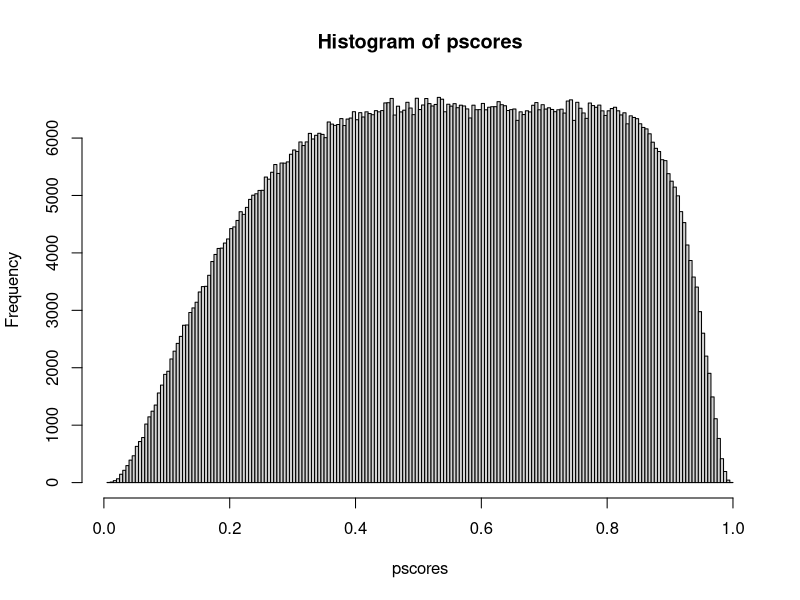
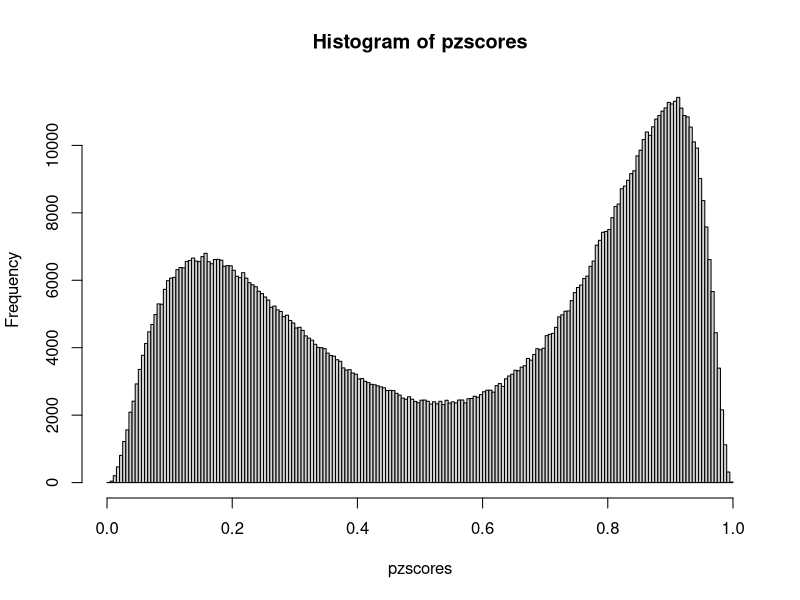
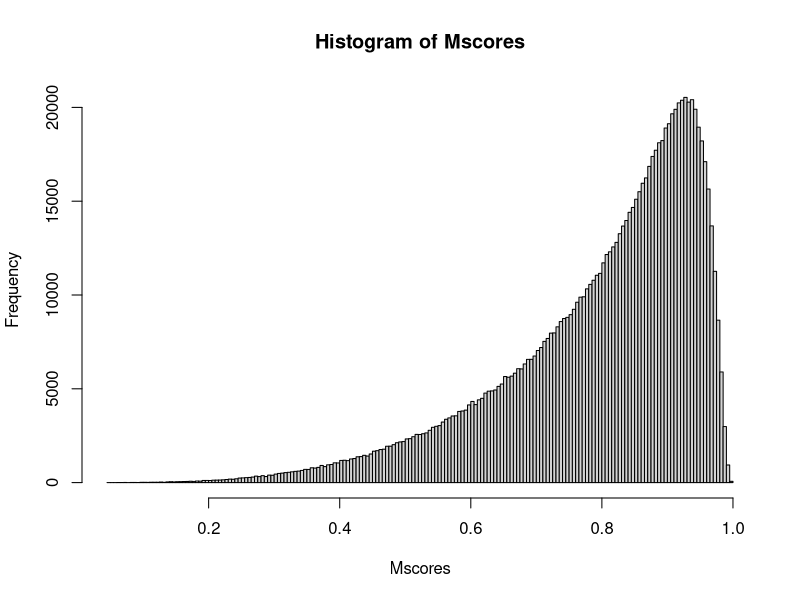
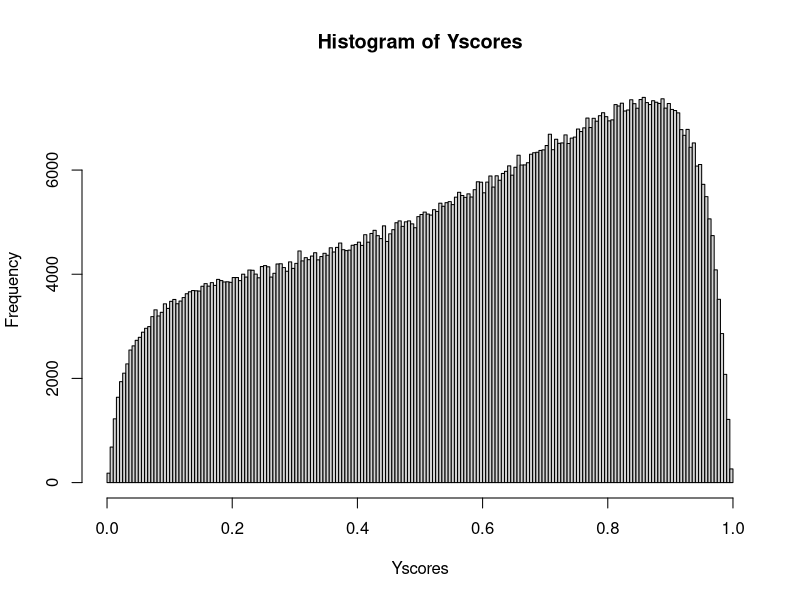

These figures' R source, in order: (Note: this script raises an error after producing the figures.)
# library(cateSurvival)

# Functions to generate data for transport:

# make W different for the two sites:
n=1e6

f_W = function(n) rnorm(n)
W = f_W(n)
f_S = function(W) plogis(W +.7)
P_SW = f_S(W)
S = rbinom(n,1,P_SW)
mean(S)

# make a pscore model
f_A = function(S,W) plogis(-.7*S-1*W +.7)
pscores = f_A(S,W)
max(pscores)
min(pscores)
hist(pscores, 200)
A = rbinom(n, 1, pscores)

# make a intermediate confounder model
f_Z = function(A,S,W) plogis(.1*S-1*W+2*A-.8)
pzscores = f_Z(A,S,W)
hist(pzscores,200)
Z = rbinom(n, 1, pzscores)

# make an M model according to the restrictions
f_M = function(Z,W,S) plogis(-.14*S + 1*W + 2*Z +.6)
Mscores = f_M(Z,W,S)
hist(Mscores, 200)
M = rbinom(n, 1, Mscores)

# make a Y model according to the restrictions
f_Y = function(M,Z,W) plogis(1*M + 1.5*W + 1*Z - 1)
Yscores = f_Y(M,Z,W)
Y = rbinom(n, 1, Yscores)
hist(Yscores, 200)

# pack these functions into a DGP

n = 1e3
data = gendata.SDEtransport(n, f_W = f_W, f_S = f_S, f_A = f_A, f_Z = f_Z, f_M = f_M, f_Y = f_Y)

# Let's generate the truth!!!
# figure out the chosen formula for M

Mstarfit = glm(M ~ Z + W , data = data[data$S==1, ], family = binomial())
Zstarfit = glm(Z ~ A + W + S, data = data, family = binomial())

f_M1 = function(Z, W, S) {
  # W = W[1:10]
  nn = length(W)
  dataM1 = data.frame(Z = rep(1,nn), W = W)
  predM1 = predict(Mstarfit, newdata = dataM1, type = 'response')
  dataM0 = data.frame(Z = rep(0,nn), W = W)
  predM0 = predict(Mstarfit, newdata = dataM0, type = 'response')
  dataZ = data.frame(A = rep(1,nn), W = W, S = rep(1, nn))
  predZ = predict(Zstarfit, newdata = dataZ, type = 'response')
  gM = predM1*predZ + predM0*(1 - predZ)
  return(gM)
}  

f_M0 = function(Z, W, S) {
  # W = W[1:10]
  nn = length(W)
  dataM1 = data.frame(Z = rep(1,nn), W = W)
  predM1 = predict(Mstarfit, newdata = dataM1, type = 'response')
  dataM0 = data.frame(Z = rep(0,nn), W = W)
  predM0 = predict(Mstarfit, newdata = dataM0, type = 'response')
  dataZ = data.frame(A = rep(0,nn), W = W, S = rep(1, nn))
  predZ = predict(Zstarfit, newdata = dataZ, type = 'response')
  gM = predM1*predZ + predM0*(1 - predZ)
  return(gM)
}  
# We can now set A to 1, and stochastically intervene for A = 0 to generate M and our outcome for pop

data_popS11 = gendata(2*1e6, f_S = f_S, f_A = function(S,W) 1, f_Z = f_Z, f_M = f_M1, f_Y = f_Y)
true11 = mean(data_popS11$Y[data_popS11$S==0])

data_popS10 = gendata(2*1e6, f_S = f_S, f_A = function(S,W) 1, f_Z = f_Z, f_M = f_M0, f_Y = f_Y)
true10 = mean(data_popS10$Y[data_popS10$S==0])

data_popS01 = gendata(2*1e6, f_S = f_S, f_A = function(S,W) 0, f_Z = f_Z, f_M = f_M1, f_Y = f_Y)
true01 = mean(data_popS01$Y[data_popS01$S==0])

data_popS00 = gendata(2*1e6, f_S = f_S, f_A = function(S,W) 0, f_Z = f_Z, f_M = f_M0, f_Y = f_Y)
true00 = mean(data_popS00$Y[data_popS00$S==0])

rm(data_popS11, data_popS10, data_popS01, data_popS00)
# computing a TMLE for each of these parameters
# start with a regression of Y on the past given S = 1
Yfit = glm(Y ~ M + Z + W, data = data[data$S==1,], family = binomial)
# Yfit = glm(Y ~ 1, data = data[data$S==1,], family = binomial)
Mfit = Mstarfit
Mfit = glm(M ~ Z + W + S, data = data, family = binomial)
# Mfit = glm(M ~ 1, data = data, family = binomial)
Zfit = Zstarfit
# Zfit = glm(Z ~ 1, data = data, family = binomial)
Afit = glm(A ~ W + S, data = data, family = binomial)
# Afit = glm(A ~ M, data = data, family = binomial)
Sfit = glm(S ~ W, data = data, family = binomial)
# Sfit = glm(S ~ 1, data = data, family = binomial)
# undebug(fcn.SDE)

res = append(lapply(0:1, FUN = function(a_star) fcn.SDE(data, 
                                                    f_M0, 
                                                    f_M1, 
                                                    Mstarfit, 
                                                    Zstarfit, 
                                                    Yfit,
                                                    Mfit,
                                                    Zfit,
                                                    Afit,
                                                    Sfit,
                                                    0, a_star)),
lapply(0:1, FUN = function(a_star) fcn.SDE(data, 
                                                    f_M0, 
                                                    f_M1, 
                                                    Mstarfit, 
                                                    Zstarfit,
                                                    Yfit,
                                                    Mfit,
                                                    Zfit,
                                                    Afit,
                                                    Sfit,
                                                    1, a_star)))

unlist(lapply(res, FUN = function(x) x$est))
c(true00, true01, true10, true11)
unlist(lapply(res, FUN = function(x) x$est_mle))
unlist(lapply(res, FUN = function(x) mean(x$IC)))


debug(fcn.SDE)

